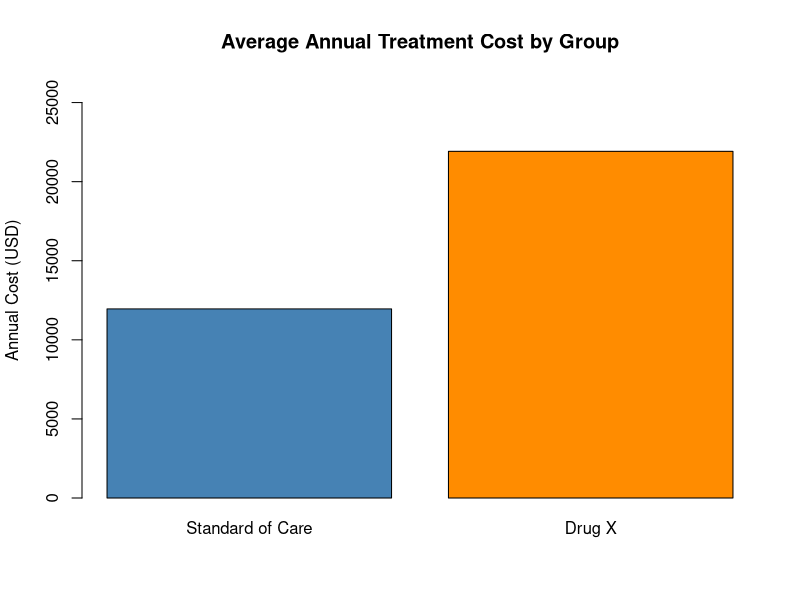

Write R code to recreate this figure.
# ==============================================================================
# IQVIA ANALYST MINI-PROJECT: HEALTH ECONOMICS & REAL-WORLD DATA SIMULATION
# AUTHOR: Sri Nithya S
# ==============================================================================

# STEP 1: CREATE REPRODUCIBLE RANDOM NUMBERS
# set.seed() locks in the same "random" numbers every time the script runs,
# which matters for reproducibility in clinical/health-economic analysis.
set.seed(42)
 
# STEP 2: SIMULATE 500 PATIENTS IN THE STANDARD OF CARE (SoC) GROUP
soc_id <- 1:500
soc_group <- rep("Standard of Care", 500)
soc_cost <- rnorm(500, mean = 12000, sd = 1500)   # Average cost around $12,000
soc_hospital <- rpois(500, lambda = 3.5)          # Average 3.5 hospitalizations
soc_qaly <- runif(500, min = 0.55, max = 0.75)    # Quality of life score between 0.55 and 0.75
 
# STEP 3: SIMULATE 500 PATIENTS IN THE NEW DRUG X GROUP
drug_id <- 501:1000
drug_group <- rep("Drug X", 500)
drug_cost <- rnorm(500, mean = 22000, sd = 2000)  # Higher cost around $22,000
drug_hospital <- rpois(500, lambda = 1.8)         # Lower hospitalizations (1.8 average)
drug_qaly <- runif(500, min = 0.70, max = 0.90)   # Better quality of life score
 
# STEP 4: COMBINE GROUPS INTO A SINGLE DATASET
all_ids <- c(soc_id, drug_id)
all_groups <- c(soc_group, drug_group)
all_costs <- c(soc_cost, drug_cost)
all_hospitals <- c(soc_hospital, drug_hospital)
all_qalys <- c(soc_qaly, drug_qaly)
 
patient_data <- data.frame(
  PatientID = all_ids,
  Treatment = all_groups,
  AnnualCost = all_costs,
  Hospitalizations = all_hospitals,
  QALY = all_qalys
)
 
# Quick look at the combined dataset structure
print("--- FIRST 6 ROWS OF SIMULATED DATASET ---")
print(head(patient_data))
 
# STEP 5: CALCULATE AVERAGE VALUES FOR VALUE COMMUNICATION
mean_cost_soc <- mean(patient_data$AnnualCost[patient_data$Treatment == "Standard of Care"])
mean_cost_drug <- mean(patient_data$AnnualCost[patient_data$Treatment == "Drug X"])
mean_qaly_soc <- mean(patient_data$QALY[patient_data$Treatment == "Standard of Care"])
mean_qaly_drug <- mean(patient_data$QALY[patient_data$Treatment == "Drug X"])
 
print("--- GROUP AVERAGES ---")
print(paste("Mean Annual Cost (SoC):", round(mean_cost_soc, 2)))
print(paste("Mean Annual Cost (Drug X):", round(mean_cost_drug, 2)))
print(paste("Mean QALY (SoC):", round(mean_qaly_soc, 4)))
print(paste("Mean QALY (Drug X):", round(mean_qaly_drug, 4)))
 
# STEP 6: CALCULATE THE INCREMENTAL COST-EFFECTIVENESS RATIO (ICER)
# ICER = (extra cost of Drug X) / (extra health benefit of Drug X)
# It answers: "How much more do we pay for each additional unit of health gained?"
delta_cost <- mean_cost_drug - mean_cost_soc
delta_qaly <- mean_qaly_drug - mean_qaly_soc
icer_value <- delta_cost / delta_qaly
 
print("--- HEOR METRICS SUMMARY ---")
print(paste("Incremental Cost:", round(delta_cost, 2)))
print(paste("Incremental QALY Gain:", round(delta_qaly, 4)))
print(paste("Calculated ICER per QALY:", round(icer_value, 2)))
 
# STEP 7: RUN STATISTICAL T-TEST FOR CLINICAL OUTCOMES
# Tests whether the difference in average hospitalizations between the two
# groups is statistically significant (unlikely due to random chance alone).
hospital_ttest <- t.test(Hospitalizations ~ Treatment, data = patient_data)
print("--- T-TEST: HOSPITALIZATIONS BY TREATMENT GROUP ---")
print(hospital_ttest)
 
# STEP 8: CREATE A SIMPLE COST-EFFECTIVENESS VISUALIZATION
# Saves a bar chart comparing average annual cost and average QALY by group.
# This gives a quick visual for the README and for stakeholder presentations.
dir.create("output", showWarnings = FALSE)
 
png("output/icer_plot.png", width = 800, height = 600)
cost_means <- c(mean_cost_soc, mean_cost_drug)
names(cost_means) <- c("Standard of Care", "Drug X")
barplot(
  cost_means,
  main = "Average Annual Treatment Cost by Group",
  ylab = "Annual Cost (USD)",
  col = c("steelblue", "darkorange"),
  ylim = c(0, max(cost_means) * 1.2)
)
dev.off()
 
print("Plot saved to output/icer_plot.png")
 
# STEP 9: EXPORT SUMMARY FOR EXCEL BUDGET IMPACT MODEL
# The exported CSV feeds directly into budget_impact_model.xlsx so a
# non-technical stakeholder can explore the numbers without opening R.
write.csv(patient_data, "patient_dataset_output.csv", row.names = FALSE)
print("Project data exported successfully to patient_dataset_output.csv")
 
